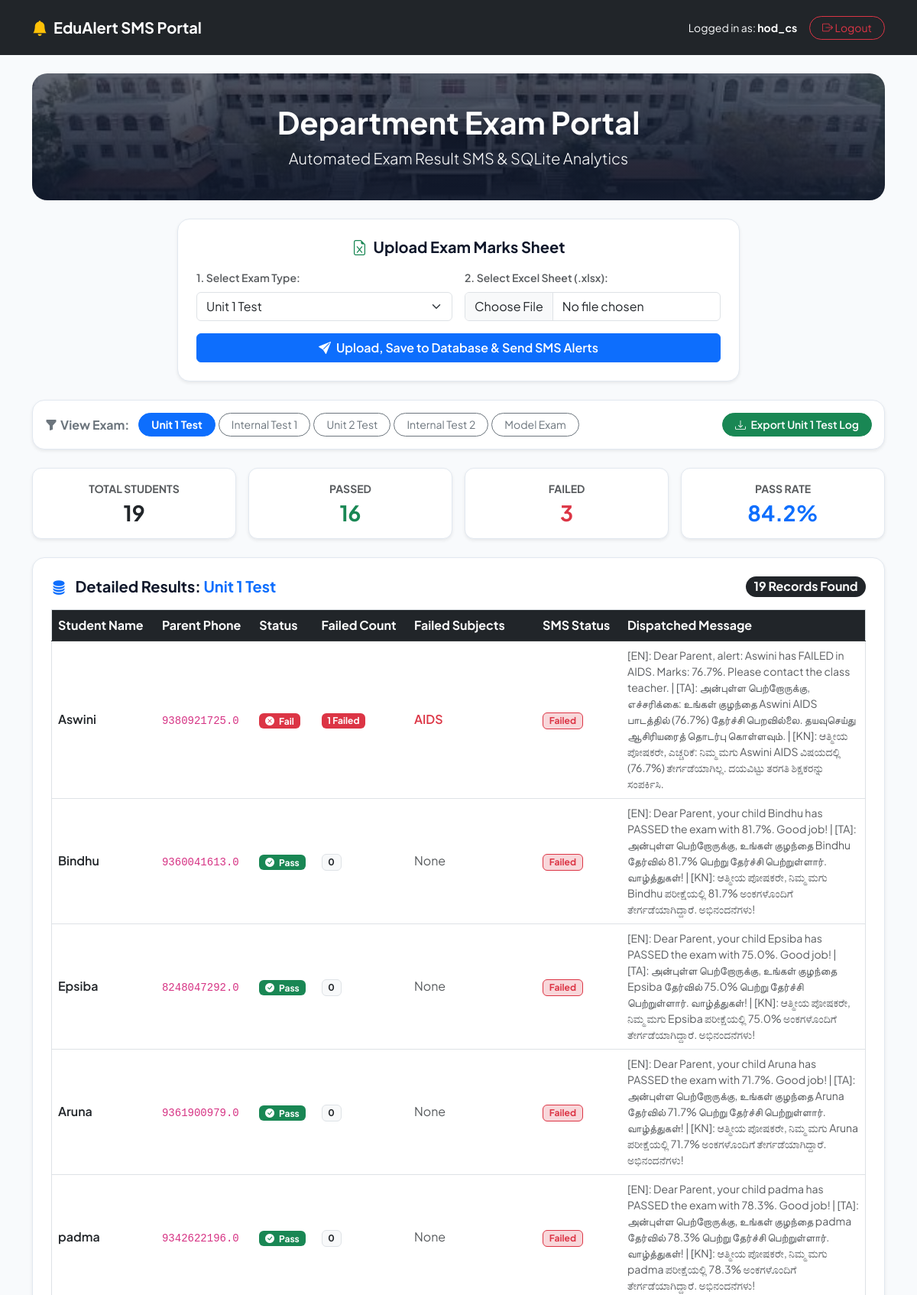
The app's page /dashboard (signed in, upper part) with its own data.
### tables this page shows
CREATE TABLE exam_records (
            id INTEGER PRIMARY KEY AUTOINCREMENT,
            exam_type TEXT NOT NULL,
            student_name TEXT NOT NULL,
            phone TEXT NOT NULL,
            failed_count INTEGER,
            failed_subjects TEXT,
            result_status TEXT,
            sms_status TEXT,
            sms_message TEXT,
            uploaded_at TIMESTAMP DEFAULT CURRENT_TIMESTAMP
        );

### app.py (the view)
@app.route('/dashboard')
def dashboard():
    if 'user' not in session:
        return redirect(url_for('index'))
    selected_exam = request.args.get('exam_type', 'Unit 1 Test')
    with sqlite3.connect(DB_NAME) as conn:
        cursor = conn.cursor()
        cursor.execute('''
            SELECT student_name, phone, failed_count, failed_subjects, result_status, sms_status, sms_message
            FROM exam_records
            WHERE exam_type = ?
        ''', (selected_exam,))
        rows = cursor.fetchall()
    total_students = len(rows)
    passed_students = sum(1 for r in rows if r[4] == 'Pass')
    failed_students = sum(1 for r in rows if r[4] == 'Fail')
    pass_percentage = round((passed_students / total_students * 100), 1) if total_students > 0 else 0
    return render_template(
        'dashboard.html',
        selected_exam=selected_exam,
        rows=rows,
        total_students=total_students,
        passed_students=passed_students,
        failed_students=failed_students,
        pass_percentage=pass_percentage,
        current_user=session['user']
    )

### templates/dashboard.html (shortened to what this page needs)
<!DOCTYPE html>
<html lang="en">
<head>
    <link href="https://cdn.jsdelivr.net/npm/bootstrap@5.3.0/dist/css/bootstrap.min.css" rel="stylesheet">
    <link rel="stylesheet" href="https://cdn.jsdelivr.net/npm/bootstrap-icons@1.11.1/font/bootstrap-icons.css">
</head>
<body class="pb-5">
    <nav class="navbar navbar-expand-lg navbar-dark bg-dark py-3">
        <div class="container">
            <a class="navbar-brand fw-bold d-flex align-items-center gap-2" href="#">
                <i class="bi bi-bell-fill text-warning"></i> EduAlert SMS Portal
            </a>
            <div class="d-flex align-items-center gap-3">
                <span class="navbar-text text-light small d-none d-sm-inline">Logged in as: <strong class="text-white">{{ current_user }}</strong></span>
                <a href="/logout" class="btn btn-outline-danger btn-sm rounded-pill px-3"><i class="bi bi-box-arrow-right"></i> Logout</a>
            </div>
        </div>
    </nav>
    <div class="container mt-4">
        <div class="hero-banner text-center mb-4">
            <h1 class="display-6 fw-bold mb-2">Department Exam Portal</h1>
            <p class="lead opacity-90 mb-0">Automated Exam Result SMS & SQLite Analytics</p>
        </div>
        <div class="row justify-content-center mb-4">
            <div class="col-md-10 col-lg-8">
                <div class="custom-card p-4 shadow-sm">
                    <h5 class="fw-bold mb-3 text-center"><i class="bi bi-file-earmark-excel text-success me-2"></i>Upload Exam Marks Sheet</h5>
                    <form action="/upload" method="POST" enctype="multipart/form-data">
                        <div class="row g-3">
                            <div class="col-md-6">
                                <label class="form-label fw-semibold small text-muted">1. Select Exam Type:</label>
                                <select name="exam_type" class="form-select" required>
                                    <option value="Unit 1 Test" {% if selected_exam == 'Unit 1 Test' %}selected{% endif %}>Unit 1 Test</option>
                                </select>
                            </div>
                            <div class="col-md-6">
                                <label class="form-label fw-semibold small text-muted">2. Select Excel Sheet (.xlsx):</label>
                                <input class="form-control" type="file" id="file" name="file" accept=".xlsx, .xls" required>
                            </div>
                            <div class="col-12 mt-3">
                                <button type="submit" class="btn btn-primary w-100 fw-semibold">
                                    <i class="bi bi-send-fill me-1"></i> Upload, Save to Database & Send SMS Alerts
                                </button>
                            </div>
                        </div>
                    </form>
                </div>
            </div>
        </div>
        <div class="d-flex flex-wrap align-items-center justify-content-between gap-2 mb-4 p-3 custom-card shadow-sm">
            <div class="d-flex flex-wrap align-items-center gap-1">
                <span class="fw-bold me-2 text-secondary"><i class="bi bi-funnel-fill me-1"></i>View Exam:</span>
                {% for exam in ['Unit 1 Test', 'Internal Test 1', 'Unit 2 Test', 'Internal Test 2', 'Model Exam'] %}
                    <a href="/dashboard?exam_type={{ exam }}"
                       class="btn btn-sm {% if selected_exam == exam %}btn-primary fw-bold{% else %}btn-outline-secondary{% endif %} rounded-pill px-3">
                        {{ exam }}
                    </a>
                {% endfor %}
            </div>
            <div>
                <a href="/export?exam_type={{ selected_exam }}" class="btn btn-sm btn-success rounded-pill px-3 fw-semibold">
                    <i class="bi bi-download me-1"></i> Export {{ selected_exam }} Log
                </a>
            </div>
        </div>
        <div class="row g-3 mb-4">
            <div class="col-6 col-md-3">
                <div class="kpi-card p-3 text-center shadow-sm">
                    <small class="text-muted fw-bold d-block mb-1">TOTAL STUDENTS</small>
                    <h3 class="fw-bold text-dark mb-0">{{ total_students }}</h3>
                </div>
            </div>
            <div class="col-6 col-md-3">
                <div class="kpi-card p-3 text-center shadow-sm">
                    <small class="text-muted fw-bold d-block mb-1">PASSED</small>
                    <h3 class="fw-bold text-success mb-0">{{ passed_students }}</h3>
                </div>
            </div>
            <div class="col-6 col-md-3">
                <div class="kpi-card p-3 text-center shadow-sm">
                    <small class="text-muted fw-bold d-block mb-1">FAILED</small>
                    <h3 class="fw-bold text-danger mb-0">{{ failed_students }}</h3>
                </div>
            </div>
            <div class="col-6 col-md-3">
                <div class="kpi-card p-3 text-center shadow-sm">
                    <small class="text-muted fw-bold d-block mb-1">PASS RATE</small>
                    <h3 class="fw-bold text-primary mb-0">{{ pass_percentage }}%</h3>
                </div>
            </div>
        </div>
        <div class="row justify-content-center mb-4">
            <div class="col-lg-12">
                <div class="custom-card p-4 shadow-sm">
                    <div class="d-flex align-items-center justify-content-between mb-3">
                        <h5 class="fw-bold mb-0">
                            <i class="bi bi-database-fill text-primary me-2"></i> Detailed Results: <span class="text-primary">{{ selected_exam }}</span>
                        </h5>
                        <span class="badge bg-dark rounded-pill fs-6">{{ rows|length }} Records Found</span>
                    </div>
                    <div class="table-responsive">
                        <table class="table table-hover align-middle border">
                            <thead class="table-dark">
                                <tr>
                                    <th>Student Name</th>
                                    <th>Parent Phone</th>
                                    <th>Status</th>
                                    <th>Failed Count</th>
                                    <th>Failed Subjects</th>
                                    <th>SMS Status</th>
                                    <th>Dispatched Message</th>
                                </tr>
                            </thead>
                            <tbody>
                                {% for item in rows %}
                                <tr>
                                    <td class="fw-semibold">{{ item[0] }}</td>
                                    <td><code>{{ item[1] }}</code></td>
                                    <td>
                                        {% if item[4] == 'Pass' %}
                                            <span class="badge bg-success"><i class="bi bi-check-circle-fill me-1"></i> Pass</span>
                                        {% else %}
                                            <span class="badge bg-danger"><i class="bi bi-x-circle-fill me-1"></i> Fail</span>
                                        {% endif %}
                                    </td>
                                    <td>
                                        {% if item[2] > 0 %}
                                            <span class="badge bg-danger">{{ item[2] }} Failed</span>
                                        {% else %}
                                            <span class="badge bg-light text-dark border">0</span>
                                        {% endif %}
                                    </td>
                                    <td class="{% if item[2] > 0 %}text-danger fw-semibold{% else %}text-muted{% endif %}">
                                        {{ item[3] }}
                                    </td>
                                    <td>
                                        {% if item[5] == 'Sent' %}
                                            <span class="badge bg-success-subtle text-success border border-success">Sent</span>
                                        {% else %}
                                            <span class="badge bg-danger-subtle text-danger border border-danger">Failed</span>
                                        {% endif %}
                                    </td>
                                    <td class="small text-muted" style="max-width: 300px;">{{ item[6] }}</td>
                                </tr>
                                {% endfor %}
                            </tbody>
                        </table>
                    </div>
                </div>
            </div>
        </div>
    </div>
</body>
</html>

### records on screen
exam_records: student_name "Aswini", phone "9380921725.0", result_status "Fail" (drawn), failed_count "1", failed_subjects "AIDS", sms_status "Failed", sms_message "[EN]: Dear Parent, alert: Aswini has FAILED in AIDS. Marks: 76.7%. Please contact the class teacher. | [TA]: அன்புள்ள பெற்றோருக்கு, எச்சரிக்கை: உங்கள் குழந்தை Aswini AIDS பாடத்தில் (76.7%) தேர்ச்சி பெறவில்லை. தயவுசெய்து ஆசிரியரைத் தொடர்பு கொள்ளவும். | [KN]: ಆತ್ಮೀಯ ಪೋಷಕರೇ, ಎಚ್ಚರಿಕೆ: ನಿಮ್ಮ ಮಗು Aswini AIDS ವಿಷಯದಲ್ಲಿ (76.7%) ತೇರ್ಗಡೆಯಾಗಿಲ್ಲ. ದಯವಿಟ್ಟು ತರಗತಿ ಶಿಕ್ಷಕರನ್ನು ಸಂಪರ್ಕಿಸಿ."
exam_records: student_name "Bindhu", phone "9360041613.0", result_status "Pass" (drawn), failed_count "0", failed_subjects "None", sms_status "Failed", sms_message "[EN]: Dear Parent, your child Bindhu has PASSED the exam with 81.7%. Good job! | [TA]: அன்புள்ள பெற்றோருக்கு, உங்கள் குழந்தை Bindhu தேர்வில் 81.7% பெற்று தேர்ச்சி பெற்றுள்ளார். வாழ்த்துகள்! | [KN]: ಆತ್ಮೀಯ ಪೋಷಕರೇ, ನಿಮ್ಮ ಮಗು Bindhu ಪರೀಕ್ಷೆಯಲ್ಲಿ 81.7% ಅಂಕಗಳೊಂದಿಗೆ ತೇರ್ಗಡೆಯಾಗಿದ್ದಾರೆ. ಅಭಿನಂದನೆಗಳು!"
exam_records: student_name "Epsiba", phone "8248047292.0", result_status "Pass" (drawn), failed_count "0", failed_subjects "None", sms_status "Failed", sms_message "[EN]: Dear Parent, your child Epsiba has PASSED the exam with 75.0%. Good job! | [TA]: அன்புள்ள பெற்றோருக்கு, உங்கள் குழந்தை Epsiba தேர்வில் 75.0% பெற்று தேர்ச்சி பெற்றுள்ளார். வாழ்த்துகள்! | [KN]: ಆತ್ಮೀಯ ಪೋಷಕರೇ, ನಿಮ್ಮ ಮಗು Epsiba ಪರೀಕ್ಷೆಯಲ್ಲಿ 75.0% ಅಂಕಗಳೊಂದಿಗೆ ತೇರ್ಗಡೆಯಾಗಿದ್ದಾರೆ. ಅಭಿನಂದನೆಗಳು!"
exam_records: student_name "Aruna", phone "9361900979.0", result_status "Pass" (drawn), failed_count "0", failed_subjects "None", sms_status "Failed", sms_message "[EN]: Dear Parent, your child Aruna has PASSED the exam with 71.7%. Good job! | [TA]: அன்புள்ள பெற்றோருக்கு, உங்கள் குழந்தை Aruna தேர்வில் 71.7% பெற்று தேர்ச்சி பெற்றுள்ளார். வாழ்த்துகள்! | [KN]: ಆತ್ಮೀಯ ಪೋಷಕರೇ, ನಿಮ್ಮ ಮಗು Aruna ಪರೀಕ್ಷೆಯಲ್ಲಿ 71.7% ಅಂಕಗಳೊಂದಿಗೆ ತೇರ್ಗಡೆಯಾಗಿದ್ದಾರೆ. ಅಭಿನಂದನೆಗಳು!"
exam_records: student_name "padma", phone "9342622196.0", result_status "Pass" (drawn), failed_count "0", failed_subjects "None", sms_status "Failed", sms_message "[EN]: Dear Parent, your child padma has PASSED the exam with 78.3%. Good job! | [TA]: அன்புள்ள பெற்றோருக்கு, உங்கள் குழந்தை padma தேர்வில் 78.3% பெற்று தேர்ச்சி பெற்றுள்ளார். வாழ்த்துகள்! | [KN]: ಆತ್ಮೀಯ ಪೋಷಕರೇ, ನಿಮ್ಮ ಮಗು padma ಪರೀಕ್ಷೆಯಲ್ಲಿ 78.3% ಅಂಕಗಳೊಂದಿಗೆ ತೇರ್ಗಡೆಯಾಗಿದ್ದಾರೆ. ಅಭಿನಂದನೆಗಳು!"

### other values on screen
{{ current_user }} "hod_cs"
{{ exam }} "Unit 1 Test" "Internal Test 1" "Unit 2 Test" "Internal Test 2" "Model Exam"
{{ selected_exam }} "Unit 1 Test"
{{ total_students }} "19"
{{ passed_students }} "16"
{{ failed_students }} "3"
{{ pass_percentage }} "84.2"
{{ rows|length }} "19"
